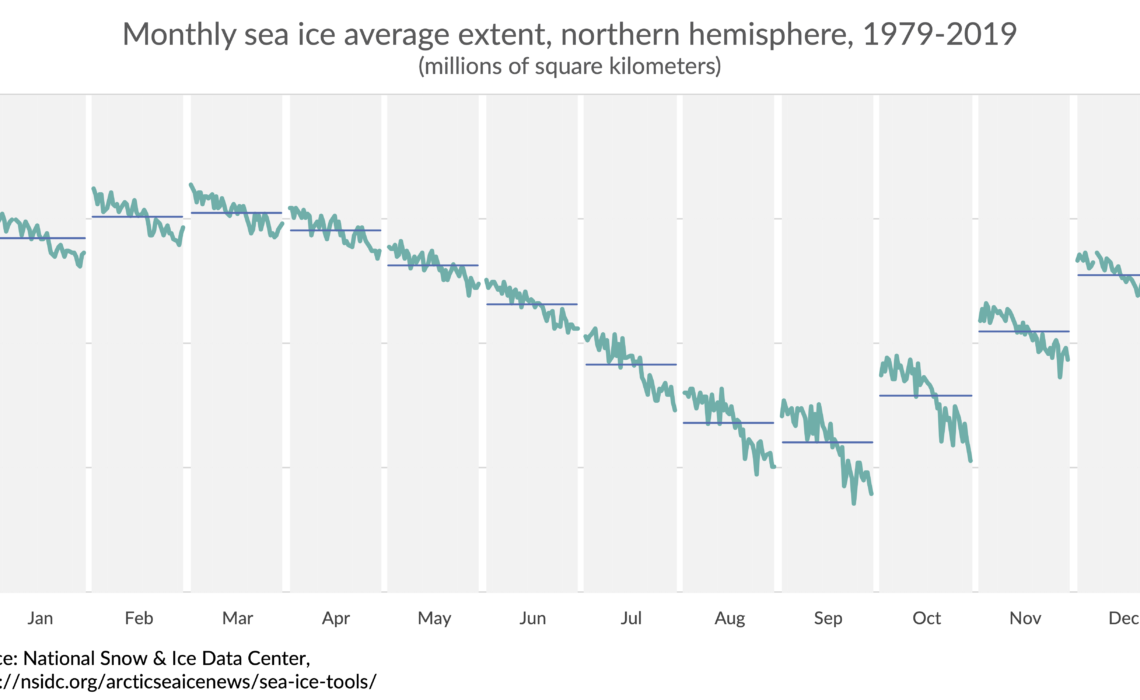

Write the R code that produced this figure.

library(magick)

image_read("~/Downloads/lucds.png") %>% 
  image_resize(geometry = geometry_area(width = 750))

image_read("~/Downloads/sea.png") %>% 
  image_raster() %>% 
  count(col, sort = TRUE) %>% 
  head(5)
  


library(tidyverse)

sea <- read_csv("~/Downloads/sea.csv")

ss <- sea %>% 
  group_by(month) %>% 
  summarize(avg = mean(extent, na.rm = TRUE))


sea %>% 
  group_by(month, year) %>% 
  summarize(mn = mean(extent, na.rm = TRUE)) %>% 
  left_join(ss, by = "month") %>% 
  mutate(month = case_when(
    month == 1 ~ "Jan",
    month == 2 ~ "Feb",
    month == 3 ~ "Mar",
    month == 4 ~ "Apr",
    month == 5 ~ "May",
    month == 6 ~ "Jun",
    month == 7 ~ "Jul",
    month == 8 ~ "Aug",
    month == 9 ~ "Sep",
    month == 10 ~ "Oct",
    month == 11 ~ "Nov",
    month == 12 ~ "Dec"
  )) %>% 
  mutate(month = factor(month,
                        levels = c("Jan", "Feb", "Mar", "Apr", "May", "Jun",
                                   "Jul", "Aug", "Sep", "Oct", "Nov", "Dec"))) %>% 
  ggplot(aes(year, mn)) +
  geom_line(size = 1.2, color = "#70aea9") +
  geom_hline(aes(yintercept = avg), color = "#6078b4") +
  facet_wrap(~ month, nrow = 1, strip.position = "bottom") +
  scale_x_continuous(breaks = NULL) +
  scale_y_continuous(breaks = NULL) +
  #ggthemes::theme_fivethirtyeight() +
  labs(x = NULL,
       y = NULL,
       title = "Monthly sea ice average extent, northern hemisphere, 1979-2019",
       subtitle = "(millions of square kilometers)",
       caption = "Source: National Snow & Ice Data Center,\nhttps://nsidc.org/articseaicenews/sea-ice-tools/") +
  expand_limits(y = c(0, 20)) +
  theme(plot.title = element_text(hjust = 0.5, size = 19, color = "#59595a"),
        plot.subtitle = element_text(hjust = 0.5, size = 15, color = "#59595a"),
        plot.caption = element_text(hjust = 0, color = "#1c1c1c", face = "bold", size = 11),
        strip.placement = "bottom",
        strip.background = element_rect(fill = "white"),
        strip.text = element_text(color = "#616162", size = 10, face = "bold"),
        panel.grid = element_line())

# is there a font picker???
